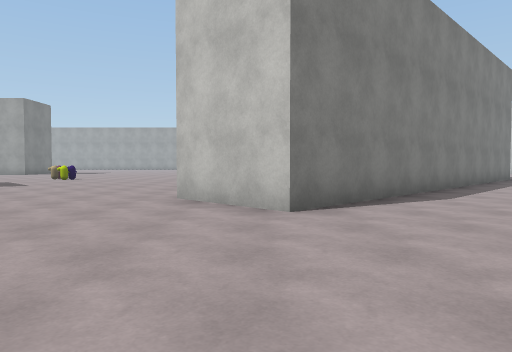
View 1 (above)

24 first-person views from a walk through a 3-D level made in the Unity game engine. The camera is 1.2 m above the floor, tilts 2° down and sees 70° across. The floor is counted in squares, 2 m on a side. Each view is taken from the middle of a square. On the plan, view 1 faces up. The plan holds only what a view shows up to about 10 squares ahead; the rest is blank. The place goes on beyond the plan. The player is left out. Surface patterns are stand-ins for the level's own textures.

View 2
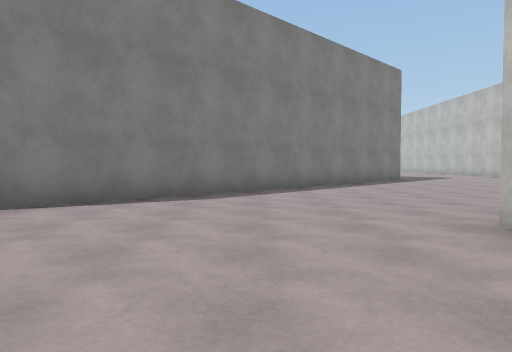

View 3
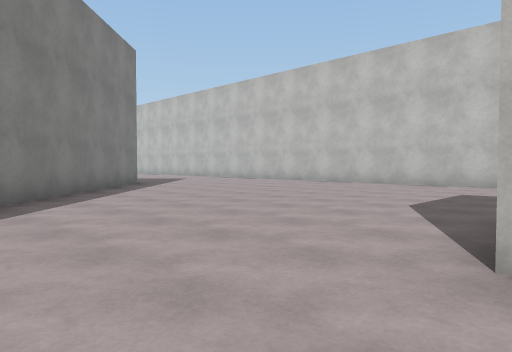

View 4
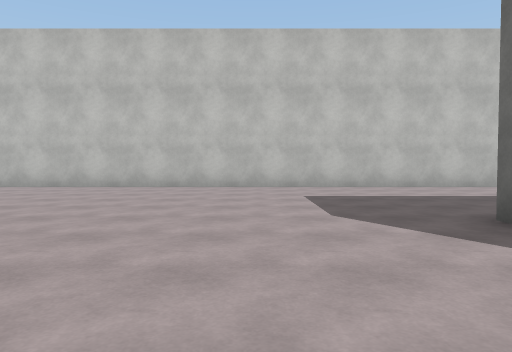

View 5
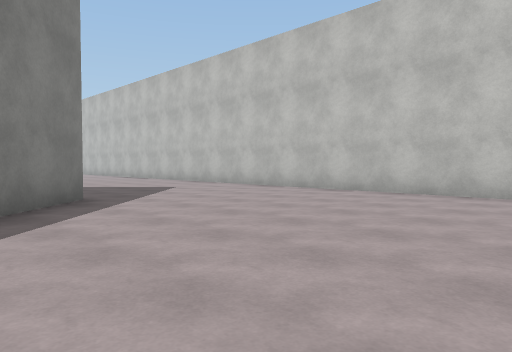

View 6
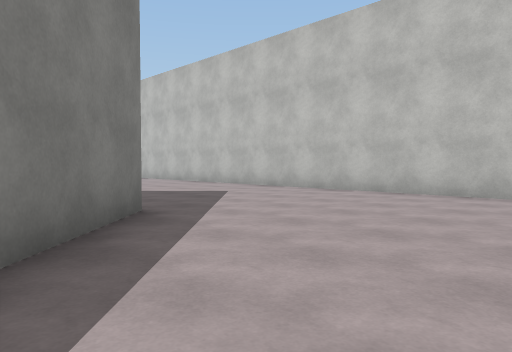

View 7
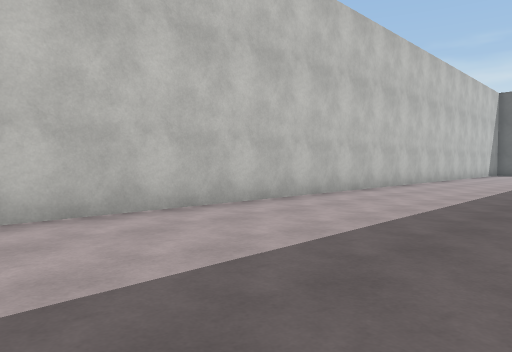

View 8
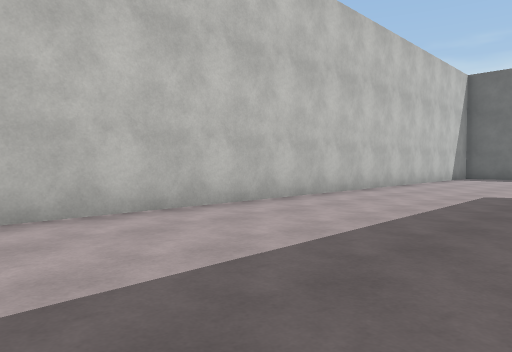

View 9
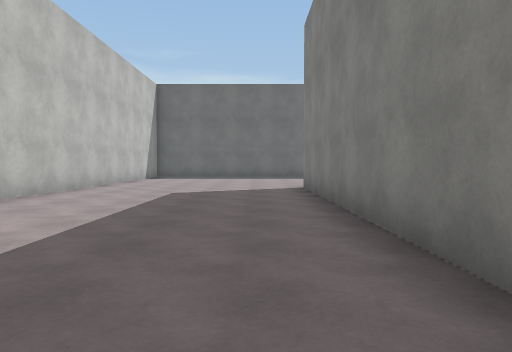

View 10
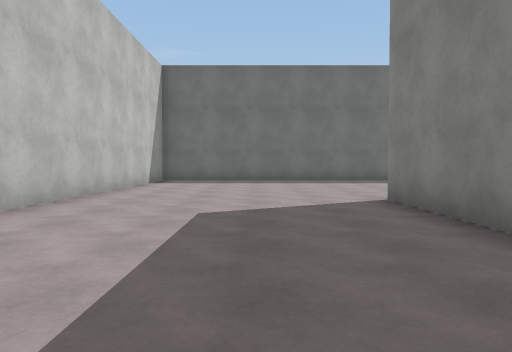

View 11
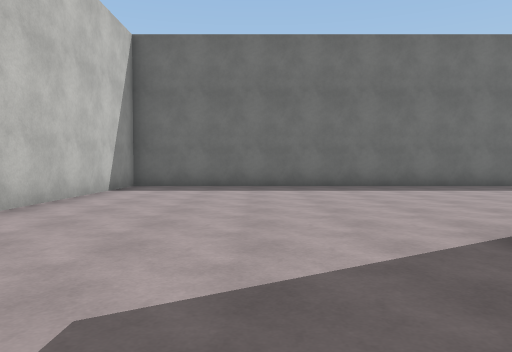

View 12
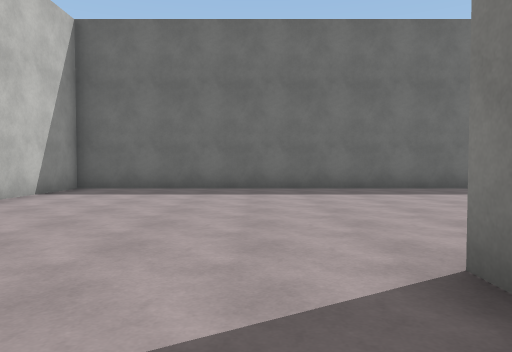

View 13
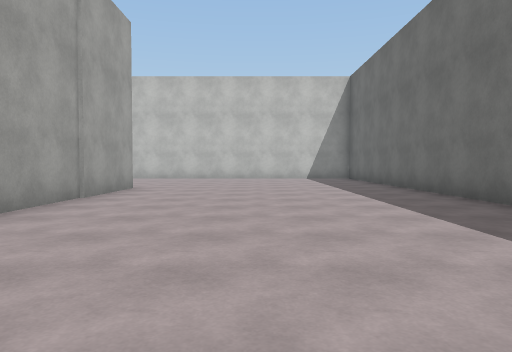

View 14
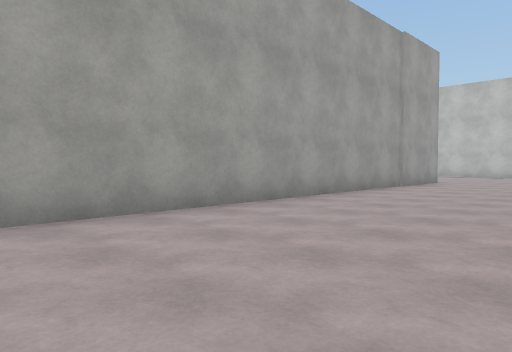

View 15
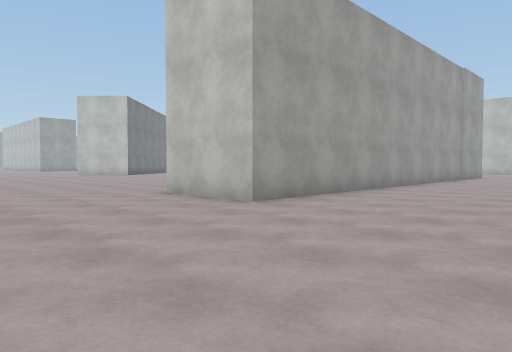

View 16
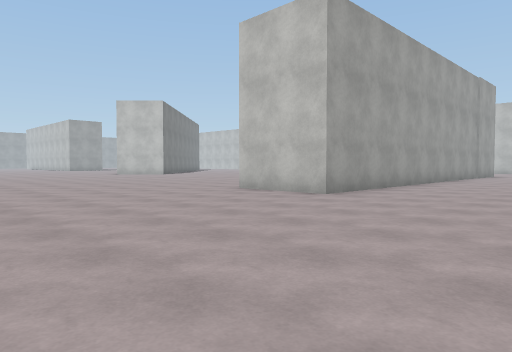

View 17
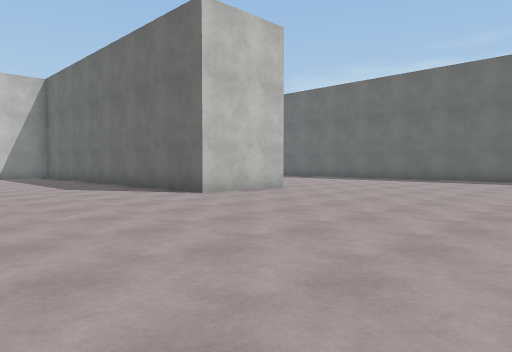

View 18
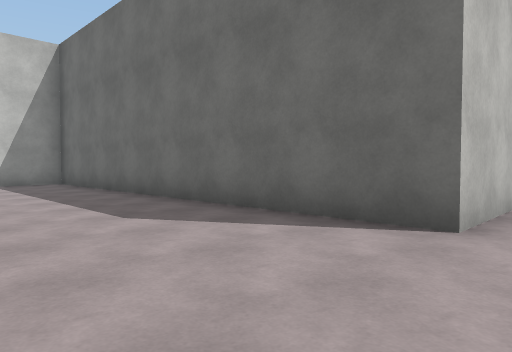

View 19
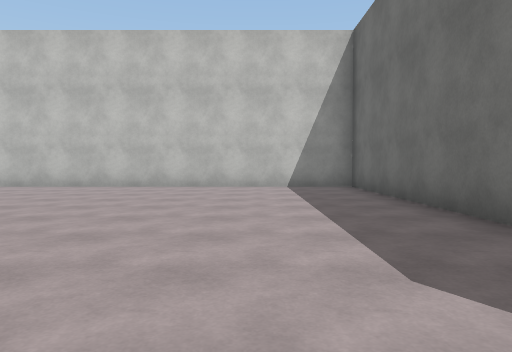

View 20
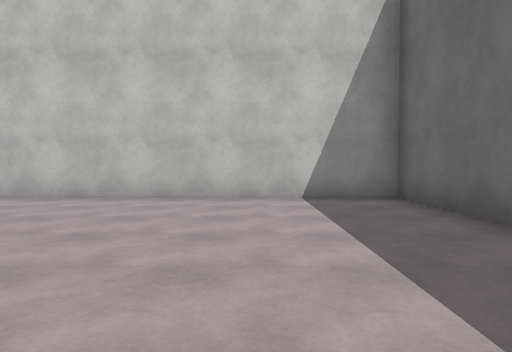

View 21
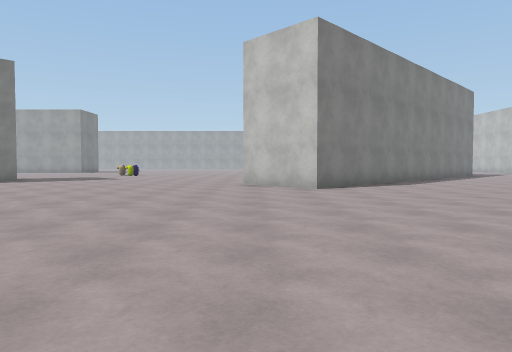

View 22
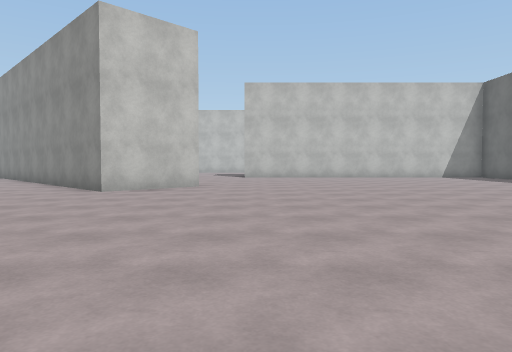

View 23
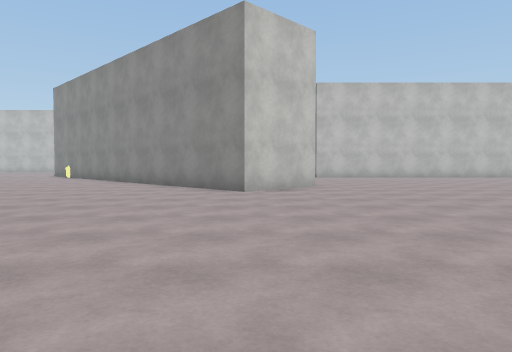

View 24
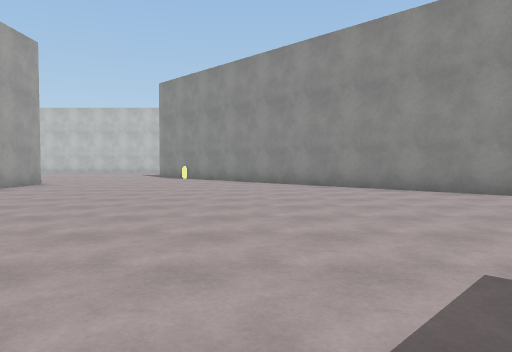

### Floor plan
Points are (right, up) in squares from view 1. A wall is a line through its corners. A room is listed if a view was taken in it or the views show most of it. See-through windows are left out.
Room 1 (views 1, 2, 3, 4, 5, 6, 7, 8, 9, 10, 11, 12, 13, 14, 15, 16, 17, 18, 19, 20, 21, 22, 23, 24)
walls: (8.8, -1.6) (8.8, -9) (-4, -9) (-4, -6.5) (6.3, -6.5) (6.3, 3.5); (9.3, 13.3) (0.4, 4.5) (-1.3, 6.2) (2, 9.6); (2, 17) (0.6, 17); (4.2, -15.6) (14.2, -15.6) (14.2, 16)

Positions as (right, up) in squares from view 1, and headings:
1: (0, 0), facing up
2: (4, 0), facing up
3: (4, 3), facing up-right
4: (5, 6), facing right
5: (7, 7), facing up-right
6: (7, 9), facing up-right
7: (10, 5), facing down-right
8: (10, 0), facing down-right
9: (10, 0), facing down
10: (11, -3), facing down
11: (11, -6), facing down
12: (10, -7), facing down
13: (0, -12), facing right
14: (-3, -13), facing up-right
15: (-8, -13), facing up-right
16: (-10, -13), facing up-right
17: (-10, -2), facing down-right
18: (-5, -3), facing down-right
19: (-3, -4), facing right
20: (0, -4), facing right
21: (-1, -4), facing up
22: (-9, 3), facing right
23: (-9, 6), facing right
24: (-8, 11), facing right
